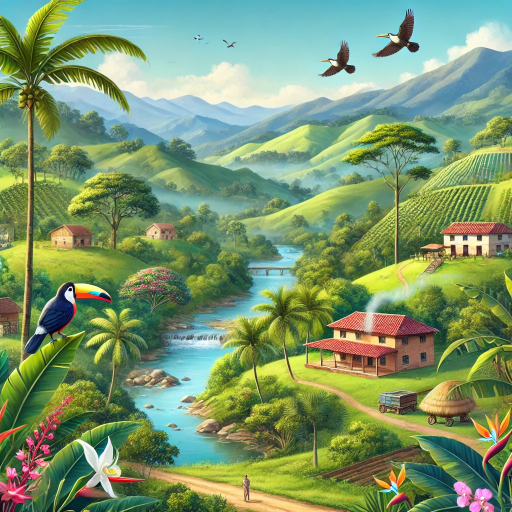
#> input picture Colombia.webp, 1024 x 1024 px (shown at 1/2 size)
$ python basic_images_pillow.py
#> lines starting #> are read from the running program, lines starting #| are printed output that depends on the picture
from PIL import Image, ImageEnhance, ImageOps, ImageFilter
import requests as req
from io import BytesIO

# Cargar imagen de ejemplo
def cargar_imagen(url):
    respuesta = req.get(url).content
    return Image.open(BytesIO(respuesta))


# 1. Rotar
def girar(imagen, grados=90):
    return imagen.rotate(grados)


# 2. Voltear horizontalmente
def voltear_horizontal(imagen):
    return imagen.transpose(Image.FLIP_LEFT_RIGHT)


# 3. Voltear verticalmente
def voltear_vertical(imagen):
    return imagen.transpose(Image.FLIP_TOP_BOTTOM)


# 4. Escalar / Redimensionar
def redimensionar(imagen, ancho, alto):
    return imagen.resize((ancho, alto))


# 5. Recortar
def recortar(imagen, caja=(50, 50, 200, 200)):
    return imagen.crop(caja)
    # caja = (x_inicial, y_inicial, x_final, y_final)


# 6. Convertir a escala de grises
def escala_grises(imagen):
    return imagen.convert("L")


# 7. Invertir colores
def invertir_colores(imagen):
    return ImageOps.invert(imagen.convert("RGB"))


# 8. Mejorar brillo
def ajustar_brillo(imagen, factor=1.5):
    enhancer = ImageEnhance.Brightness(imagen)
    return enhancer.enhance(factor)


# 9. Mejorar contraste
def ajustar_contraste(imagen, factor=1.5):
    enhancer = ImageEnhance.Contrast(imagen)
    return enhancer.enhance(factor)


# 10. Ajustar saturación (color)
def ajustar_color(imagen, factor=1.5):
    enhancer = ImageEnhance.Color(imagen)
    return enhancer.enhance(factor)


# 11. Aplicar desenfoque
def desenfocar(imagen):
    return imagen.filter(ImageFilter.BLUR)


# 12. Detección de bordes
def bordes(imagen):
    return imagen.filter(ImageFilter.FIND_EDGES)


# 13. Convertir a blanco y negro (binaria)
def blanco_y_negro(imagen, umbral=128):
    return imagen.convert("L").point(lambda x: 255 if x > umbral else 0, "1")


# 14. Añadir marco
def marco(imagen, grosor=20, color="red"):
    return ImageOps.expand(imagen, border=grosor, fill=color)


# 15. Guardar imagen
def guardar(imagen, nombre="resultado.png"):
    imagen.save(nombre)
    print(f"Imagen guardada como {nombre}")


# ===============================
# Ejemplo de uso
# ===============================
if __name__ == "__main__":

    url = "Colombia.webp"

    img = Image.open(fp=url)
#> img is the input picture: PIL image 1024x1024 RGB; mean R, G, B 123.4, 150.7, 108.5
    #img = cargar_imagen(url)

    #img_girada = girar(img, 45)
    #img_girada.show()

    img_grises = marco(img)
#> in marco, `return ImageOps.expand(imagen, border=grosor, fill=color)`:
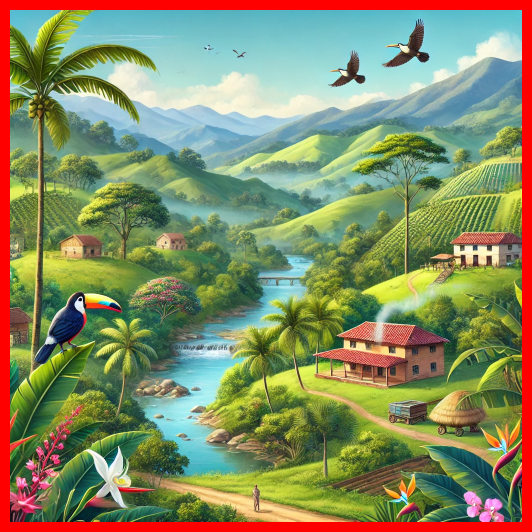
#> returned value: PIL image 1064x1064 RGB (shown at 1/2 size); mean R, G, B 133.1, 139.6, 100.5
    img_grises.show()

$ run again, with bulldog.jpg saved as Colombia.webp
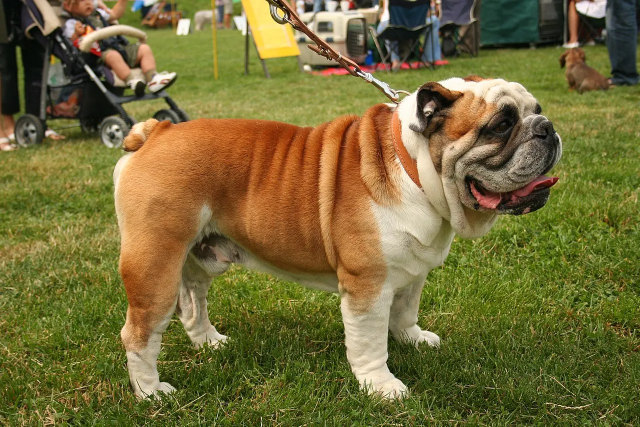
#> input picture bulldog.jpg, 1280 x 853 px (shown at 1/2 size)
#> img is the input picture: PIL image 1280x853 RGB; mean R, G, B 117.4, 107.7, 56.7
#> in marco, `return ImageOps.expand(imagen, border=grosor, fill=color)`:
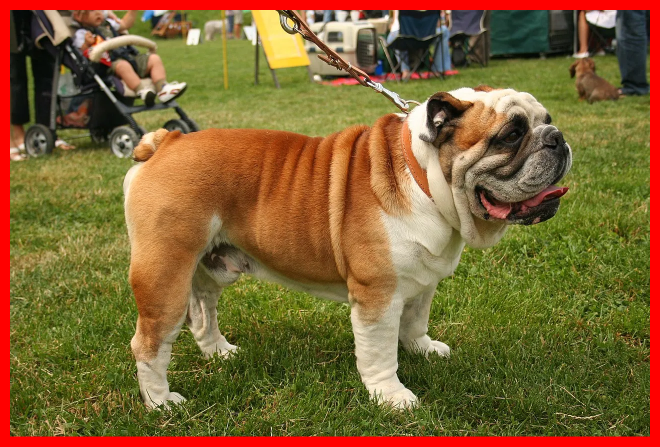
#> returned value: PIL image 1320x893 RGB (shown at 1/2 size); mean R, G, B 127.5, 99.8, 52.5
